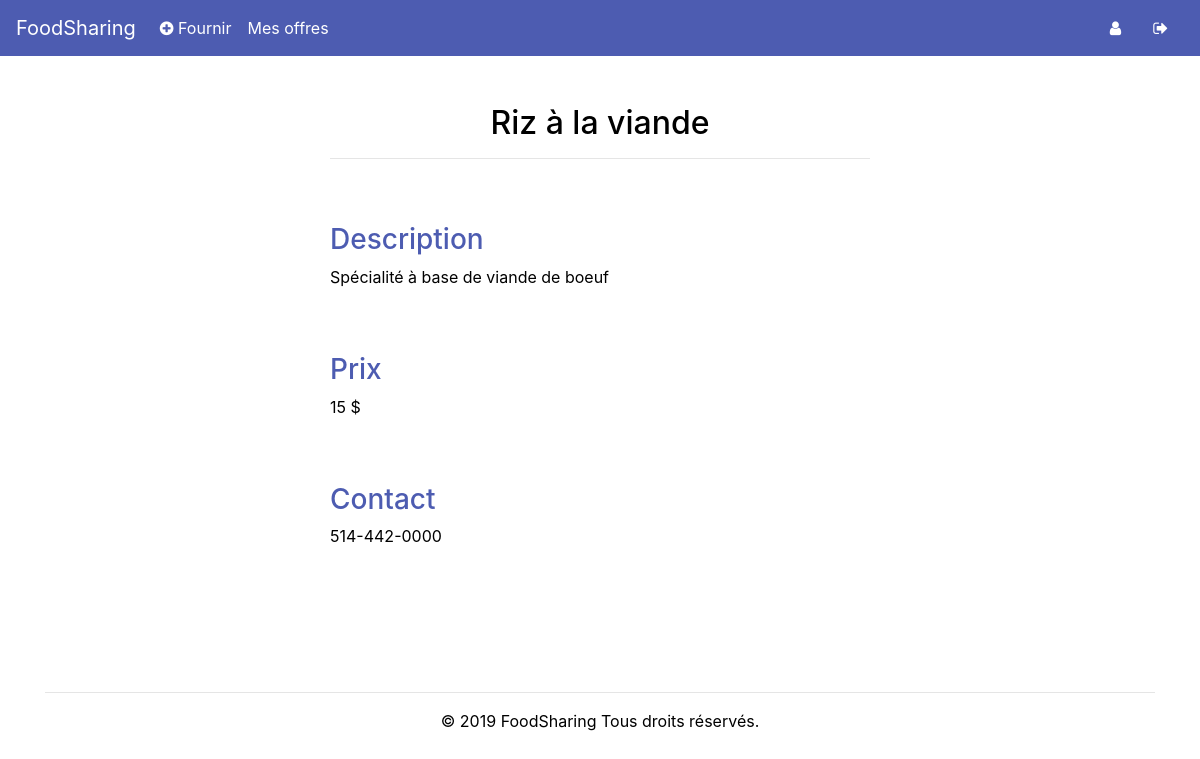
The app's page /offer/2 (signed in) with its own data.
### tables this page shows
CREATE TABLE Offers (
    offer_id INTEGER PRIMARY KEY,
    offer_categorie_id INTEGER,
    offer_user_id INTEGER,
    offer_title varchar(255) NOT NULL,
    offer_description varchar(255) NOT NULL,
    offer_price varchar(255) NOT NULL,
    FOREIGN KEY(offer_categorie_id) REFERENCES Categories(categorie_id),
    FOREIGN KEY(offer_user_id) REFERENCES regularsUsers(user_id)
);

CREATE TABLE regularsUsers (
    user_id INTEGER PRIMARY KEY,
    first_name varchar(255) NOT NULL,
    last_name varchar(255) NOT NULL,
    email varchar(255) NOT NULL UNIQUE,
    password varchar(255) NOT NULL
, phonenumber VARCHAR(255));

### app.py (the view)
@app.route('/offer/<id>')
def access_offer_info(id):
    if session.get("id") is None:
        return redirect('/')
    else:
        db = Database()
        offer_info = db.get_offer_by_id(id)
        db1 = Database()                    # set a method to close the database
        user=db1.get_user_by_id(offer_info[2])
        return render_template('offer.html', year=now, offer_info=offer_info, user=user)

### database.py (called while the page is built)
    def get_connection(self):
        if self.connection is None:
            try:
                self.connection = sqlite3.connect('database/users.db')
            except sqlite3.Error as error:
                print("Failed to insert Python variable into sqlite table", error)
        return self.connection

    def disconnect(self):
        if self.connection is not None:
            self.connection.close()

    def get_user_by_id(self, id):
        connect = self.get_connection()
        cur = connect.cursor()
        cur.execute("SELECT * FROM regularsUsers WHERE user_id= ?", (id,))
        result = cur.fetchone()
        self.disconnect()
        if result is None:
            return None
        else:
            return result

    def get_offer_by_id(self, offer_id):
        connect = self.get_connection()
        cur = connect.cursor()
        cur.execute("SELECT * FROM Offers WHERE offer_id = ?", (offer_id,))
        result = cur.fetchone()
        self.disconnect()
        if result is None:
            return None
        else:
            return result

### templates/offer.html (shortened to what this page needs)
<!DOCTYPE html>
 <html class="not-ie no-js" lang="fr">
    <head>
        <link href="https://stackpath.bootstrapcdn.com/bootstrap/4.3.1/css/bootstrap.min.css" rel="stylesheet">
        <link href="/static/css/HomeStyle.css" rel="stylesheet">
        <link rel="stylesheet" href="https://cdnjs.cloudflare.com/ajax/libs/font-awesome/4.7.0/css/font-awesome.min.css">
    </head>
    <body>
            <nav class="navbar navbar-expand-lg navbar-light" style="background-color:#4d5cb1;">
                  <a class="navbar-brand" href="/" style="color:white!important;">FoodSharing</a>
                <div class="collapse navbar-collapse" id="navbarText">
                <ul class="navbar-nav mr-auto">
                  <li class="nav-item">
                    <a class="nav-link" href="/add_offer" style="color:white!important;"><i class="fa fa-plus-circle" aria-hidden="true"></i> Fournir</a>
                  </li>
                  <li class="nav-item">
                    <a class="nav-link" href="/my_offers" style="color:white!important;">Mes offres</a>
                  </li>
                </ul>
                <a class="nav-link" href="/profile" style="color:white!important;"><span class="sr-only">(current)</span><i class="fa fa-user" aria-hidden="true"></i></a>
                <a class="nav-link" href="/disconnect" style="color:white!important;"><i class="fa fa-sign-out" aria-hidden="true"></i></a>
              </div>
            </nav>
            <div class="container">
                <div class="row">
                    <div class="col-md-6" style="margin: 0 auto;">
                        <h2 class="text-center" style="padding-top:3rem;">{{ offer_info[3] }}</h2><hr/>
                        <h3 style="padding-top:3rem;color: #4d5cb1;">Description</h3>
                        <p>{{ offer_info[4] }}</p>
                        <h3 style="padding-top:3rem;color: #4d5cb1;">Prix</h3>
                        <p>{{ offer_info[5] }} $</p>
                        <h3 style="padding-top:3rem;color: #4d5cb1;">Contact</h3>
                        <p>{{ user[5] }}</p>
                    </div>
                </div>
				<div class="text-center footer">
                    <hr/>
		            <p>© {{ year }} FoodSharing Tous droits réservés.</p>
		        </div>
			</div>
    </body>

### static/css/HomeStyle.css (style rules this page uses)
body { background-color: #ffffff; color: black; }
.footer { margin-top:8rem; color:black; }

### records on screen
Offers: offer_title "Riz à la viande", offer_description "Spécialité à base de viande de boeuf", offer_price "15"
regularsUsers: phonenumber "514-442-0000"

### other values on screen
{{ year }} "2019"
